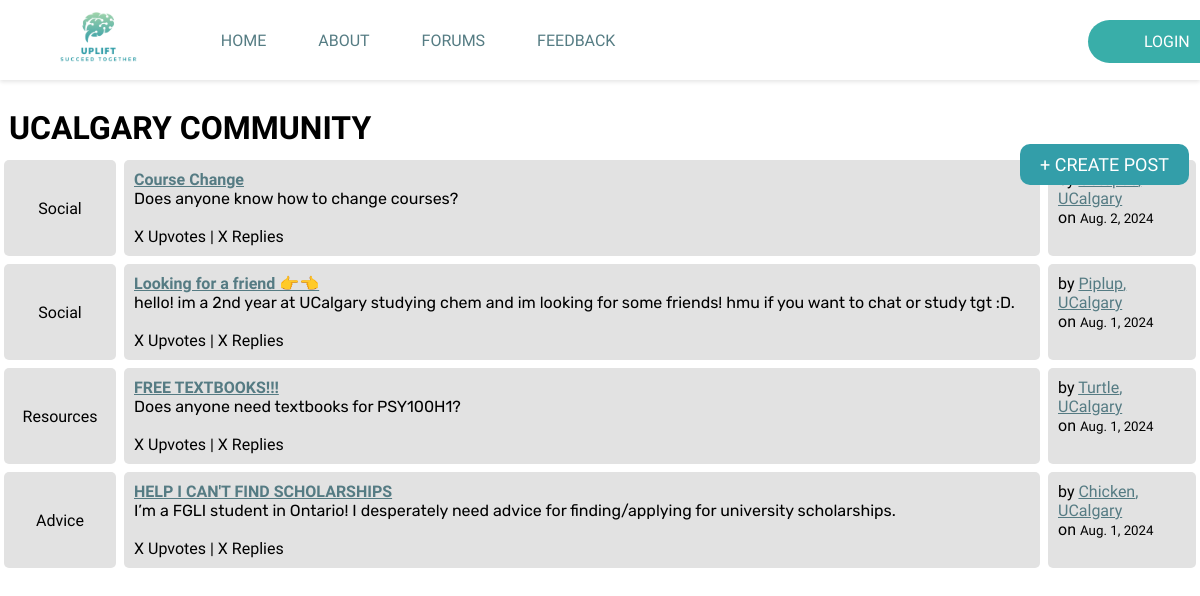
The page /Ucalgary on the database its author committed.
### forum/models.py (models this page shows, shortened)
class Post(models.Model):
    title = models.CharField(max_length=300)
    author = models.ForeignKey(User, on_delete=models.CASCADE)
    body = models.TextField()
    post_date = models.DateField(auto_now_add=True)
    category = models.CharField(max_length=300, default="Social")

### forum/views.py (the view)
# urls.py: path('Ucalgary', ucalgaryView.as_view(), name='Ucalgary'),
class ucalgaryView(ListView):
    model = Post
    template_name = "forum/Ucalgary.html"
    ordering = ['-post_date']

### templates/forum/Ucalgary.html (shortened to what this page needs)
{% load static %}
<!DOCTYPE html>
<html>
<head>
  <link rel="stylesheet" href="static/Ucalgary.css">
  <link rel="stylesheet" href="static/navbar.css">
</head>
<body>
  <nav>
    <div class="logo"><a href="/"><img src="static/uplift.png" alt="logo" height="58"></a></div>
    <div class="navbar">
        <div class="nav-right">
            <a href="/">HOME</a>
            <a href="/about">ABOUT</a>
            <a href="/Forums">FORUMS</a>
            <a href="/feedback">FEEDBACK</a>
        </div>
    </div>
    <div class="login">
      {% if user.is_authenticated%}
        <p class="account"><i class="far fa-user"></i>  {{user.username}} </p>
        <button type="submit" class="logout-btn"><a class="btn-link" href="Signout">LOG OUT</a></button>
      {% else %}
        <button type="submit" class="login-btn"><a class="btn-link" href="/signin">LOGIN</a></button>
      {% endif %}
    </div>
  </nav>
    <div class="container">
        <div class="subforum">
            <div class="spacing"></div>
            <div class="subforum-title">
                <h1 >UCALGARY COMMUNITY</h1>
            </div>
            <div class="create_post">
              {% if user.is_authenticated%}
                <a href={% url "create-post" %}><button class="create-post-button">+ CREATE POST</button></a>
              {% else %}
                <button class="create-post-button" onclick="remindLogin()">+ CREATE POST</button>
              {% endif %}
            </div>
        </div>
  {% for post in object_list%}
  <div class="subforum">
          <div class="subforum-row">
            <div class="subforum-icon subforum-column center">
                {{post.category}}
            </div>
            <div class="subforum-description subforum-column">
              <h4><a class="link" href={% url "Ucalgary-detail" post.pk %}>{{post.title}}</a></h4>
              <p class="body-text">{{post.body}}</p>
              <br>
              <span> X Upvotes | X Replies </span>
        </div>
        <div class="subforum-info subforum-column">
            by <a class="link" href="">{{post.author}}, UCalgary</a>
            <br> on <small>{{post.post_date}}</small>
        </div>
    </div>
  {% endfor %}
</body>
</html>

### static/Ucalgary.css (style rules this page uses)
* { margin: 0; padding: 0; font-family: 'Julius Sans One', sans-serif; }
.subforum-title { background-color:#FFFFFF; padding: 5px; border-radius: 5px; margin:4px; }
.subforum-row { display: grid; grid-template-columns: 10% 77% 13%; }
.subforum-column { padding: 10px; margin:4px; border-radius: 5px; background-color:#e2e2e2; }
.subforum-description * { margin-block: 0; }
.center { display: flex; justify-content: center; align-items: center; }
.create-post-button { background-color: #339EA9; color: #ffffff; border: none; font-size: 18px; }
.create_post { background-color: #339EA9; padding: 10px 20px; position: absolute; top: 18%; left: 85%; border-radius: 10px; cursor: pointer; }
.body-text { font-family: "Rubik", sans-serif; }
.spacing { height: 100px }
.link { color: #557B83 }

### static/navbar.css (style rules this page uses)
* { box-sizing: border-box; margin: 0; padding: 0; font-family: 'Julius Sans One', sans-serif; }
nav { height: 80px; background: #ffff; display:flex; justify-content: left; align-items: center; padding: 0rem calc((100vw - 1300px)/2); box-shadow: 0 2px 4px rgba(0, 0, 0, 0.1); width: 100%; position: fixed; z-index: 100; overflow: auto; }
.navbar { text-align: center; margin-right: 1rem; }
nav a { text-decoration: none; color: #557c83; padding:0 1.5rem; }
.logo { color:#557c83; font-weight: bold; font-size: 1.5rem; padding:0 2rem; }
.login { padding: 0rem calc((100vw - 1300px)/2); position:fixed; margin-left: 68rem; margin-top: 0.2rem; float: right; justify-content: flex-end; z-index: 101; }
.login-btn { padding: 0.75rem 2rem; font-size: 1rem; border: none; background: #39AEA9; cursor: pointer; border-radius: 60px; }
.btn-link, .btn-link:hover { text-decoration: none; color: white; }

### rows shown on the page
Post: category "Social", title "Course Change", body "Does anyone know how to change courses?", post_date "Aug. 2, 2024"
Post: category "Social", title "Looking for a friend 👉👈", body "hello! im a 2nd year at UCalgary studying chem and im looking for some friends! hmu if you want to chat or study tgt :D.", author "Piplup", post_date "Aug. 1, 2024"
Post: category "Resources", title "FREE TEXTBOOKS!!!", body "Does anyone need textbooks for PSY100H1?", author "Turtle", post_date "Aug. 1, 2024"
Post: category "Advice", title "HELP I CAN'T FIND SCHOLARSHIPS", body "I’m a FGLI student in Ontario! I desperately need advice for finding/applying for university scholarships.", author "Chicken", post_date "Aug. 1, 2024"
